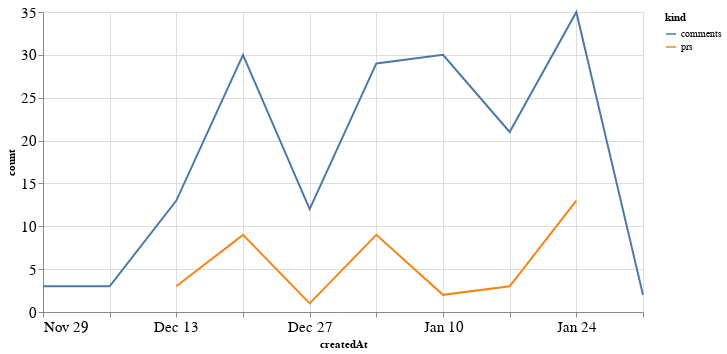

Notebook source saved alongside this figure:
### Code cell
alt.Chart(total_time, width=600).mark_line().encode(
    x='createdAt',
    y='count',
    color='kind'
)

### Figure 1 — Vega-Lite specification as saved in the notebook (floating-point values rounded to 4 significant figures)
{"config": {"axisLeft": {"labelFontSize": 15}, "axisBottom": {"labelFontSize": 15}}, "data": {"name": "data-8a41b61466f265e8ef454c3f593ff27f"}, "mark": "line", "encoding": {"color": {"type": "nominal", "field": "kind"}, "x": {"type": "temporal", "field": "createdAt"}, "y": {"type": "quantitative", "field": "count"}}, "width": 600, "$schema": "https://vega.github.io/schema/vega-lite/v4.8.1.json", "datasets": {"data-8a41b61466f265e8ef454c3f593ff27f": [{"createdAt": "2020-12-13T00:00:00", "kind": "prs", "count": 3.0}, {"createdAt": "2020-12-20T00:00:00", "kind": "prs", "count": 9.0}, {"createdAt": "2020-12-27T00:00:00", "kind": "prs", "count": 1.0}, {"createdAt": "2021-01-03T00:00:00", "kind": "prs", "count": 9.0}, {"createdAt": "2021-01-10T00:00:00", "kind": "prs", "count": 2.0}, {"createdAt": "2021-01-17T00:00:00", "kind": "prs", "count": 3.0}, {"createdAt": "2021-01-24T00:00:00", "kind": "prs", "count": 13.0}, {"createdAt": "2020-11-29T00:00:00", "kind": "prs", "count": null}, {"createdAt": "2020-12-06T00:00:00", "kind": "prs", "count": null}, {"createdAt": "2021-01-31T00:00:00", "kind": "prs", "count": null}, {"createdAt": "2020-12-13T00:00:00", "kind": "comments", "count": 13.0}, {"createdAt": "2020-12-20T00:00:00", "kind": "comments", "count": 30.0}, {"createdAt": "2020-12-27T00:00:00", "kind": "comments", "count": 12.0}, {"createdAt": "2021-01-03T00:00:00", "kind": "comments", "count": 29.0}, {"createdAt": "2021-01-10T00:00:00", "kind": "comments", "count": 30.0}, {"createdAt": "2021-01-17T00:00:00", "kind": "comments", "count": 21.0}, {"createdAt": "2021-01-24T00:00:00", "kind": "comments", "count": 35.0}, {"createdAt": "2020-11-29T00:00:00", "kind": "comments", "count": 3.0}, {"createdAt": "2020-12-06T00:00:00", "kind": "comments", "count": 3.0}, {"createdAt": "2021-01-31T00:00:00", "kind": "comments", "count": 2.0}]}}
